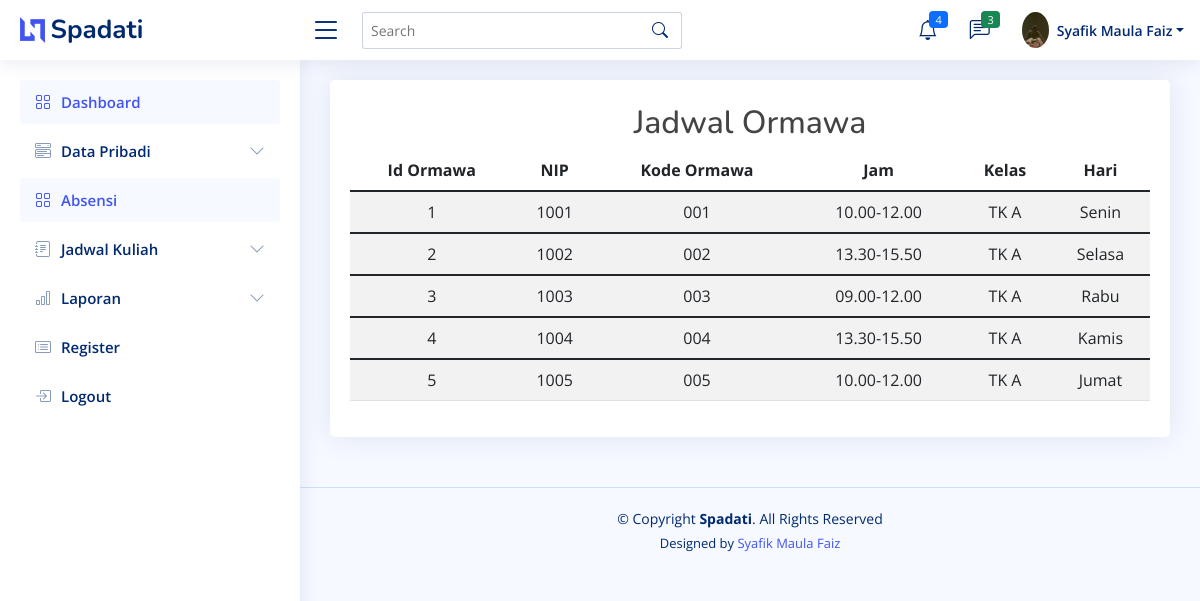
The page /index.php?p=kelas&id_kelas=A on the database its author committed.
### tables this page shows
CREATE TABLE `tabel_jadwal_kuliah` (
  `id_kuliah` int(10) NOT NULL,
  `nip` int(10) NOT NULL,
  `kode_mk` varchar(10) NOT NULL,
  `jam` varchar(20) NOT NULL,
  `id_kelas` varchar(30) NOT NULL,
  `id_hari` int(11) NOT NULL
);

CREATE TABLE `tabel_kelas` (
  `id_kelas` varchar(5) NOT NULL,
  `nama_kelas` varchar(10) NOT NULL,
  `kode_prodi` varchar(5) NOT NULL
);

CREATE TABLE `tabel_hari` (
  `id_hari` int(11) NOT NULL,
  `nama_hari` varchar(30) NOT NULL
);

### kelas.php (the view, shortened to what this page needs)
<?php
	include 'koneksi.php';
?>
<div class="col">
<br>
<div class="col" role="main">
    <div class="col-md-12 col-sm-12  ">
        <div class="x_panel"><div class="form-group">
        <center><h2>Jadwal Ormawa</h2></center>
                <div class="table-responsive">
                    <table class="table table-striped jambo_table bulk_action">
                        <thead>
                            <tr class="headings">
                            <th class="column-title"><center>Id Ormawa</center></th>
                            <th class="column-title"><center>NIP</center></th>
                                <th class="column-title"><center>Kode Ormawa</center></th>
                                <th class="column-title"><center>Jam</center></th>
                                <th class="column-title"><center>Kelas</center></th>
                                <th class="column-title"><center>Hari</center></th>
                            </tr>
                        </thead>
                        <?php
                                $sql="SELECT * FROM tabel_jadwal_kuliah JOIN tabel_kelas USING(id_kelas) JOIN tabel_hari USING(id_hari) WHERE id_kelas='$_GET[id_kelas]'";
                            $hasil=mysqli_query($db,$sql);
                            $no=0;
                            while ($data = mysqli_fetch_array($hasil)) {
                            $no++;
                            ?>
                        <tbody>
                            <tr class="even pointer">
                            <td><center><?php echo $no;?></center></td>
                                <td><center><?php echo $data["nip"]; ?></center></td>
                                <td><center><?php echo $data["kode_mk"]; ?></center></td>
                                <td><center><?php echo $data["jam"]; ?></center></td>
                                <td><center><?php echo $data["nama_kelas"]; ?></center></td>
                                <td><center><?php echo $data["nama_hari"]; ?></center></td>
                            </tr>
                        </tbody>
                        <?php
    }
    ?>
                    </table>
                </div>
                </div>
            </div>
            </div>
        </div>
    </div>
</div>

### assets/css/style.css (style rules this page uses)
:root { scroll-behavior: smooth; }
body { font-family: "Open Sans", sans-serif; background: #f6f9ff; color: #444444; }
h1, h2, h3, h4, h5, h6 { font-family: "Nunito", sans-serif; }

### rows shown on the page
tabel_jadwal_kuliah: nip "1001", kode_mk "001", jam "10.00-12.00", id_kelas.nama_kelas "TK A", id_hari.nama_hari "Senin"
tabel_jadwal_kuliah: nip "1002", kode_mk "002", jam "13.30-15.50", id_kelas.nama_kelas "TK A", id_hari.nama_hari "Selasa"
tabel_jadwal_kuliah: nip "1003", kode_mk "003", jam "09.00-12.00", id_kelas.nama_kelas "TK A", id_hari.nama_hari "Rabu"
tabel_jadwal_kuliah: nip "1004", kode_mk "004", jam "13.30-15.50", id_kelas.nama_kelas "TK A", id_hari.nama_hari "Kamis"
tabel_jadwal_kuliah: nip "1005", kode_mk "005", jam "10.00-12.00", id_kelas.nama_kelas "TK A", id_hari.nama_hari "Jumat"
